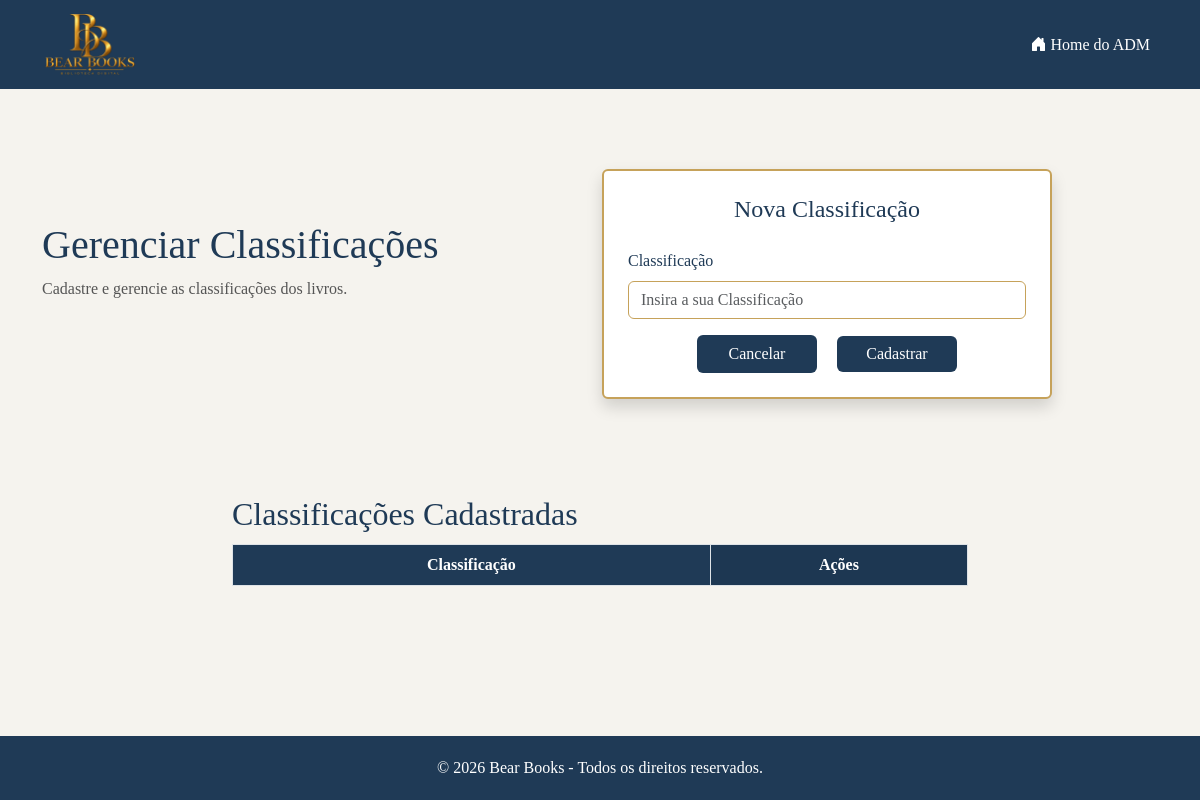
The app's page /administrador/classificacao/gerenciarClassificacao.php, older data.
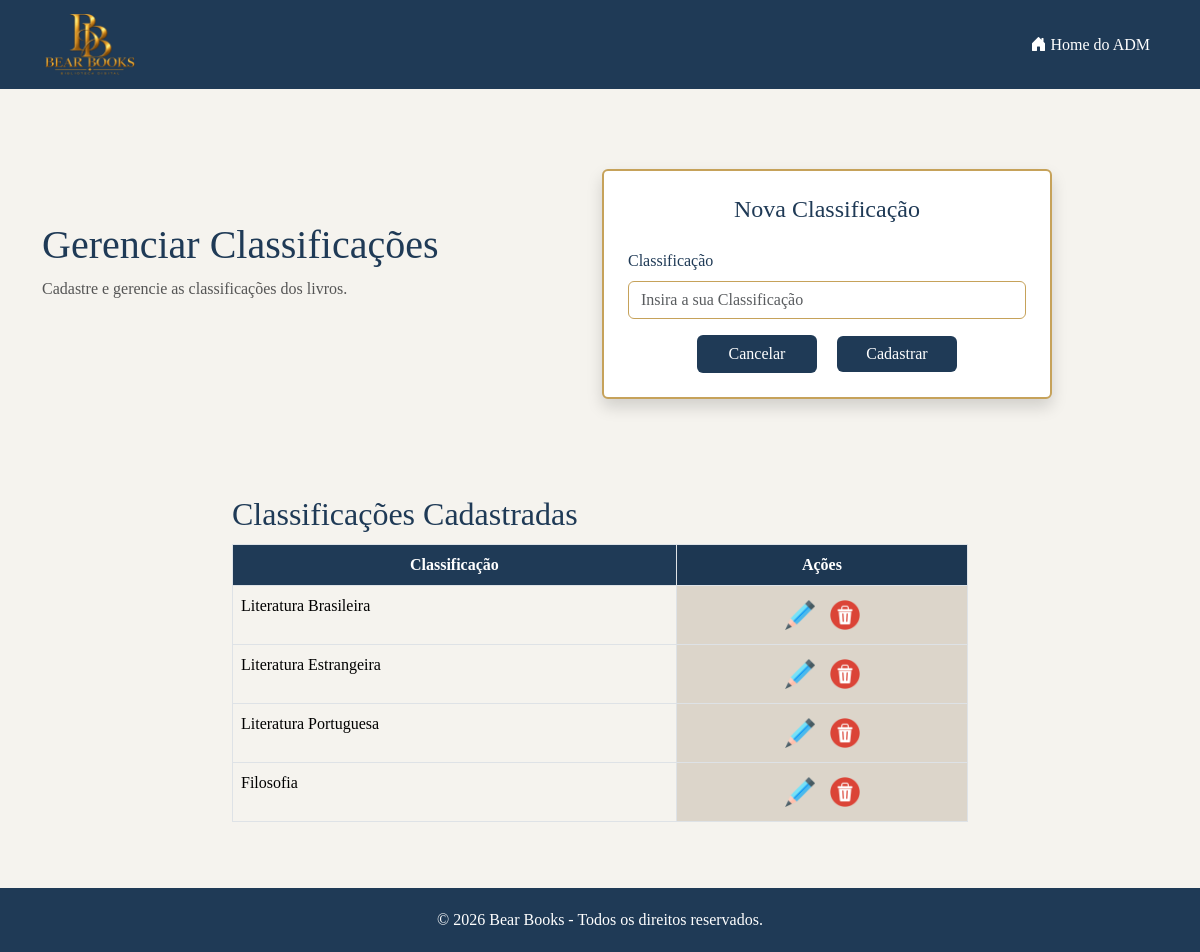
The same page, newer data.
### tables this page shows
CREATE TABLE `classificacao` (
  `id_classificacao` int(5) NOT NULL,
  `nome_classificacao` varchar(200) NOT NULL
);

### administrador/classificacao/gerenciarClassificacao.php (the view, shortened to what this page needs)
<?php
include "../../ARQUIVOS/conexao.php";
$sql = "SELECT * FROM classificacao";
$result = $conn->query($sql);
?>
<!DOCTYPE html>
<html lang="pt-br">
<head>
    <link href="https://cdn.jsdelivr.net/npm/bootstrap@5.3.8/dist/css/bootstrap.min.css" rel="stylesheet"
>
    <link rel="stylesheet" href="https://cdn.jsdelivr.net/npm/bootstrap-icons@1.13.1/font/bootstrap-icons.min.css">
    <link rel="stylesheet" href="../../css/style.css">
</head>
<body>
    <nav class="navbar navbar-expand-lg">
        <div class="container">
            <a class="navbar-brand" href="../MenuAdministrador.php">
                <img src="../../ARQUIVOS/img/logo.png" class="me-3">
            </a>
            <div class="navbar-nav ms-auto">
                <a class="nav-link" href="../MenuAdministrador.php">
                    <i class="bi bi-house-door-fill"></i> Home do ADM
                </a>
            </div>
        </div>
    </nav>
    <div class="container cadastro-conteudo">
        <div class="row align-items-center">
            <div class="col-sm-12 col-md-5 cadastro-titulo">
                <h1>Gerenciar Classificações</h1>
                <p>Cadastre e gerencie as classificações dos livros.</p>
            </div>
            <div class="col-sm-12 col-md-7">
                <div class="card cadastro-formulario p-4 shadow">
                    <h4>Nova Classificação</h4>
                    <form method="post" action="insertClassificacao.php">
                        <div class="mb-3">
                            <label for="classificacao" class="form-label">Classificação</label>
                            <input type="text" class="form-control" id="classificacao" name="nome_classificacao"
                                placeholder="Insira a sua Classificação" required>
                        </div>
                        <div class="text-center">
                            <button type="reset" class="btn btn-cancelar me-3">Cancelar</button>
                            <button type="submit" class="btn btn-primary">Cadastrar</button>
                        </div>
                    </form>
                </div>
            </div>
        </div>
    </div>
    <div class="container cadastro-tabela">
        <div class="row justify-content-center">
            <div class="col-sm-12 col-md-10 col-lg-8">
                <h2>Classificações Cadastradas</h2>
                <div class="table-responsive">
                    <table class="table table-striped-columns table-bordered">
                        <thead class="text-center">
                            <tr>
                                <th>Classificação</th>
                                <th>Ações</th>
                            </tr>
                        </thead>
                        <tbody>
                            <?php
                            while ($row = $result->fetch_assoc()) {
                                $id_classificacao = $row['id_classificacao'];
                                ?>
                                <tr>
                                    <td><?php echo $row['nome_classificacao']; ?></td>
                                    <td class="text-center">
                                        <button type="button" class="btn p-0" data-bs-toggle="modal"
                                            data-bs-target="#editarClassificacao<?php echo $id_classificacao; ?>">
                                            <img src="../../ARQUIVOS/img/lapis.png" width="30" height="30">
                                        </button>
                                        <a href="deleteClassificacao.php?id_classificacao=<?php echo $id_classificacao; ?>"
                                            onclick="return confirm('Deseja realmente excluir a classificação <?php echo $row['nome_classificacao']; ?>?');">
                                            <img src="../../ARQUIVOS/img/lixeira.png" width="30" height="30">
                                        </a>
                                    </td>
                                </tr>
                                <?php
                            }
                            ?>
                        </tbody>
                    </table>
                </div>
            </div>
        </div>
    </div>
    <footer class="footer">
        <p class="mb-0">© 2026 Bear Books - Todos os direitos reservados.</p>
    </footer>
</body>
</html>

Row changes from the older to the newer data that the page shows:
added classificacao: nome_classificacao "Literatura Brasileira"
added classificacao: nome_classificacao "Literatura Estrangeira"
added classificacao: nome_classificacao "Literatura Portuguesa"
added classificacao: nome_classificacao "Filosofia"
